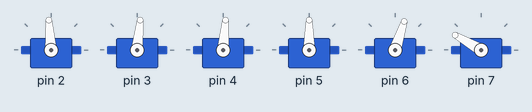
Recording of a sketch running on a simulated Arduino Uno, built with avr-gcc and run on an emulated ATmega328P. Shown: 6 × servo.

Above: at 0.05 s.
At 3.05 s:
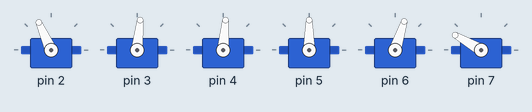
At 4.0 s:
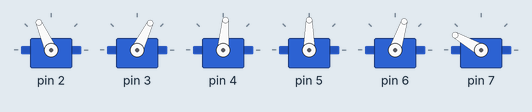
Timing chart, 0 to 5.2 s (numbered marks = the images above):
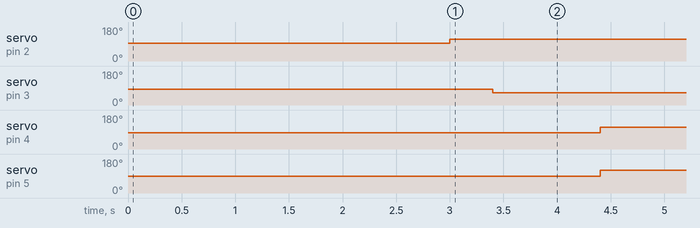

Measured:
- by itself, servo on pin 2: repeats every 4.0 s: 74° 1.0 s, 114° 3.0 s
- by itself, servo on pin 3: repeats every 4.0 s: 104° 1.0 s, 64° 3.0 s
- by itself, servo on pin 4: alternates 115° for 2.0 s and 55° for 2.0 s
- by itself, servo on pin 5: alternates 120° for 2.0 s and 60° for 2.0 s

The sketch:

Sumo_bot.ino
```cpp
#include <Servo.h>
/* Test it on actual bot **doing
 * Decide walk pattern   **test()
 */
class Sumo_bot
{
  Servo motors[6];                                       // 0- Right foot           1- Left foot
  int offsets[6];                                        // 2- Right leg            3- Left leg
  int pos[6];                                            // 4- Right shoulder       5- Left shoulder

  public:
  Sumo_bot()
  {
    offsets[0]=94;         offsets[1]=84;
    offsets[2]=85;         offsets[3]=90;
    offsets[4]=72;         offsets[5]=150;
  }

  int get_pos(int id)
  {
    return pos[id];
  }
  void connec(int a,int b,int c,int d, int e,int f)                                       //takes pin no as arguments
  {
    motors[0].attach(a);            motors[1].attach(b);
    motors[2].attach(c);            motors[3].attach(d);
    motors[4].attach(e);            motors[5].attach(f);
  }

  void writee(int id,int new_pos)                                                         //sets angle from -90 to 90
  {
    motors[id].write(new_pos+offsets[id]);
    pos[id]=new_pos;
  }

  void init_pos()
  {
    set(0,0,0,0,0,0);
  }

  void set(int a,int b,int c,int d, int e,int f)                                          //sets all motors to respective angles
  {
    writee(0,a);            writee(1,b);
    writee(2,c);            writee(3,d);
    writee(4,e);            writee(5,f);
  }

};
Sumo_bot s;


void test(int delayy,int tilt,int twist)
{
  s.set(tilt,s.get_pos(1),s.get_pos(2),s.get_pos(3),s.get_pos(4),s.get_pos(5));
  delay(400);
  s.set(s.get_pos(0),-tilt,s.get_pos(2),s.get_pos(3),s.get_pos(4),s.get_pos(5));
  delay(delayy);
  s.set(s.get_pos(0),s.get_pos(1),twist,twist,s.get_pos(4),s.get_pos(5));
  delay(delayy);
  while(1)
  {
    s.set(s.get_pos(0),tilt,s.get_pos(2),s.get_pos(3),s.get_pos(4),s.get_pos(5));
    delay(delayy);
    s.set(s.get_pos(0),-tilt,-twist,-twist,s.get_pos(4),s.get_pos(5));
    delay(delayy);
    s.set(-tilt,s.get_pos(1),s.get_pos(2),s.get_pos(3),s.get_pos(4),s.get_pos(5));
    delay(delayy);
    s.set(tilt,s.get_pos(1),twist,twist,s.get_pos(4),s.get_pos(5));
    delay(delayy);
  }
}
  /*s.set(s.get_pos[0],s.get_pos[1],s.get_pos[2],s.get_pos[3],s.get_pos[4],s.get_pos[5]);
  delay(2000);*/

void setup()
{
  s.connec(2,3,4,5,6,7);
  s.init_pos();
  delay(3000);
  test(1000,20,30);

}

void loop()
{
}
```
